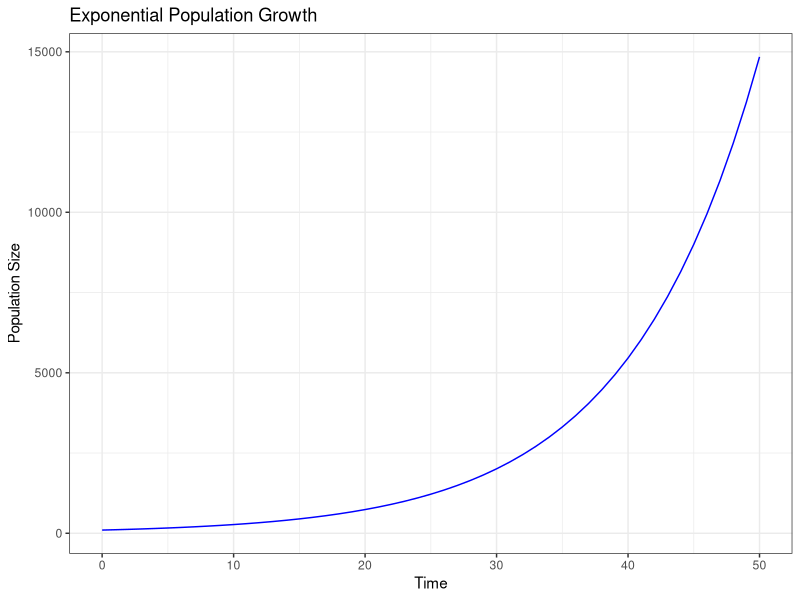
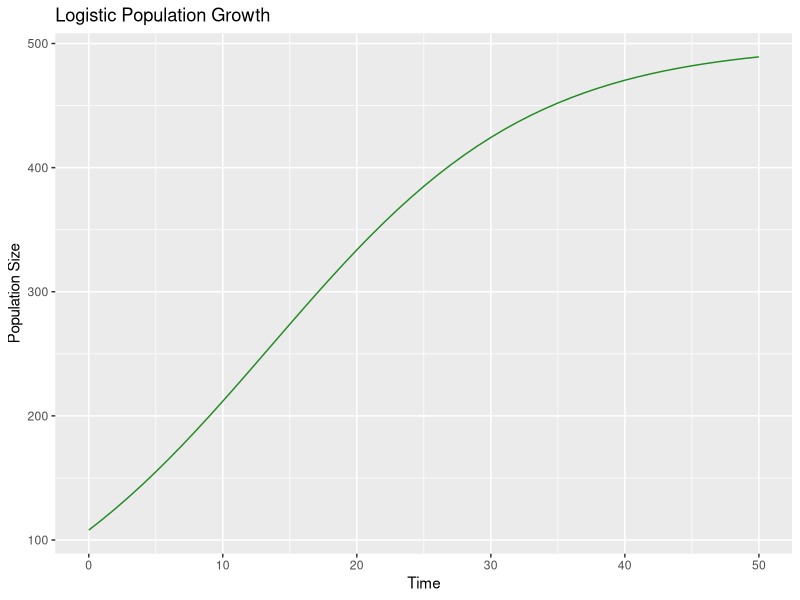
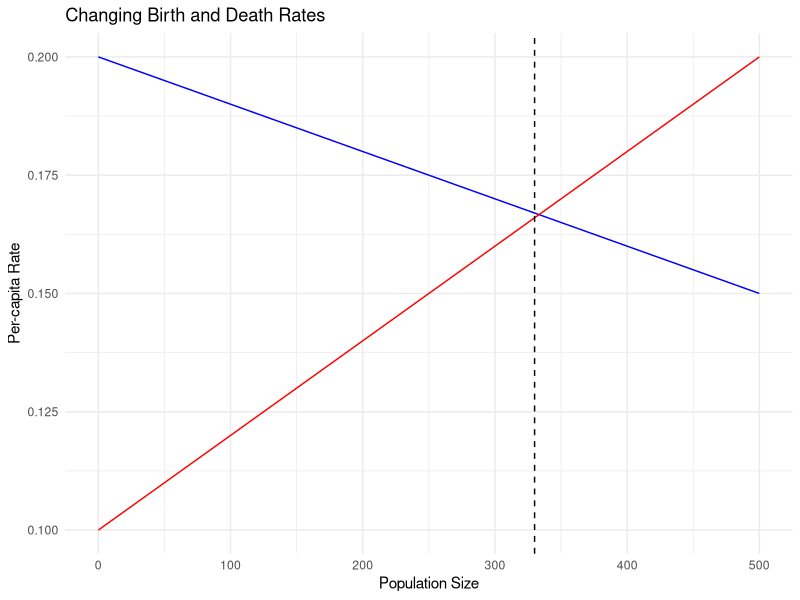
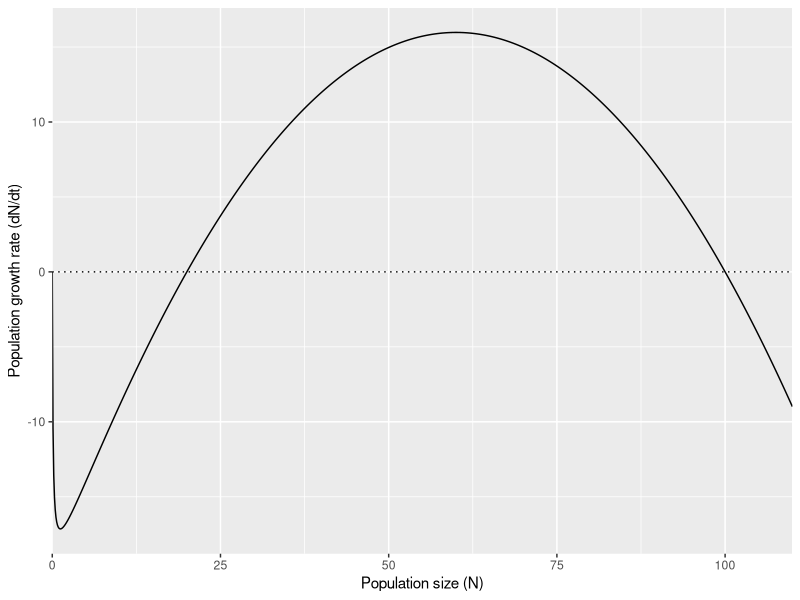
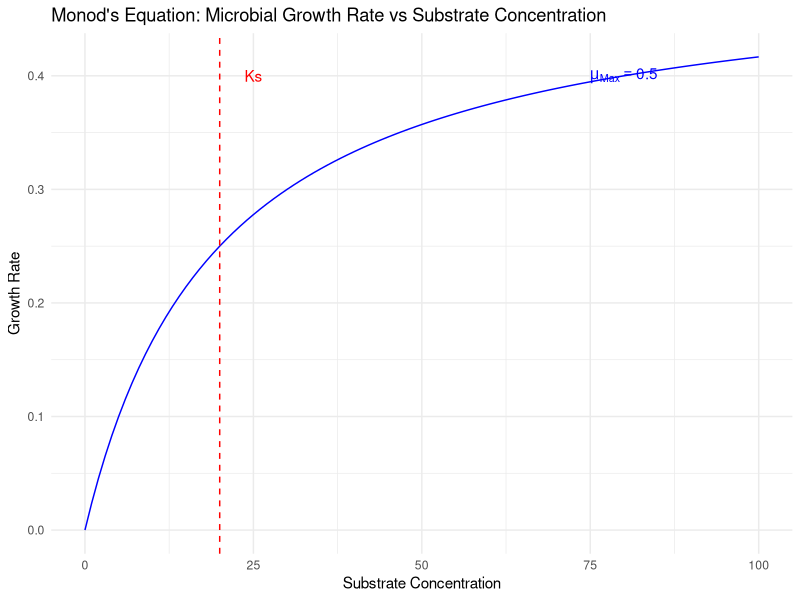

R code for these plots, in order:
## ---- chunk 1
library(ggplot2)
## ---- chunk 2
# Define parameters
N0 <- 100 # Initial population size
r <- 0.1 # Growth rate
time <- seq(0, 50, by = 1) # Time period

# Calculate population size
Nt <- N0 * exp(r * time)

# Create data frame
df <- data.frame(time, Nt)

# Plot
ggplot(df, aes(x = time, y = Nt)) +
  geom_line(color = "blue") +
  labs(title = "Exponential Population Growth",
       x = "Time",
       y = "Population Size") +
  theme_bw()
## ---- chunk 3
# Define parameters
K <- 500 # Carrying capacity

# Define logistic growth function
logistic_growth <- function(N, r, K) {
  r * N * (1 - (N / K))
}

# Simulate logistic growth
simulated_data <- data.frame(time = time)
simulated_data$Nt <- NA

N <- N0
for (i in 1:length(time)) {
  dNdt <- logistic_growth(N, r, K)
  N <- N + dNdt
  simulated_data$Nt[i] <- N
}

# Plot
ggplot(simulated_data, aes(x = time, y = Nt)) +
  geom_line(color = "forestgreen") +
  labs(title = "Logistic Population Growth",
       x = "Time",
       y = "Population Size")
## ---- chunk 4
# Define population size and parameters
population_size <- seq(0, 500, by = 10) # Population size
per_capita_birth_rate <- 0.2 - 0.0001 * population_size # Declining per-capita birth rate
per_capita_death_rate <- 0.1 + 0.0002 * population_size # Increasing per-capita death rate

# Calculate net growth rate (birth rate - death rate)
net_growth_rate <- per_capita_birth_rate - per_capita_death_rate

# Create data frame
df <- data.frame(population_size, per_capita_birth_rate, per_capita_death_rate)

# Find intersection point
intersection <- which.min(abs(per_capita_birth_rate - per_capita_death_rate))

# Calculate carrying capacity
carrying_capacity <- population_size[intersection]

# Plot
ggplot(df, aes(x = population_size)) +
  geom_line(aes(y = per_capita_birth_rate, color = "Per-capita Birth Rate")) +
  geom_line(aes(y = per_capita_death_rate, color = "Per-capita Death Rate")) +
  geom_vline(xintercept = carrying_capacity, linetype = "dashed", color = "black") +
  labs(title = "Changing Birth and Death Rates",
       x = "Population Size",
       y = "Per-capita Rate") +
  scale_color_manual(values = c("Per-capita Birth Rate" = "blue", "Per-capita Death Rate" = "red")) +
  theme_minimal() +
  theme(legend.position = "none")
## ---- chunk 5
## for simplicity, we let r=1 so we can ignore it here.
pgrA <- function(N, alpha, a, tau){ N*(1-alpha*N)*(1-(a+tau)/(N+tau)) }
myData <- data.frame( N=c(0, 110) ) # ggplot requires a data frame
p <- ggplot(data=myData, aes(x=N)) + # set the basic properties of the plot
  # in the stat_function, we indicate the parameters in our equation.
    stat_function(fun=pgrA, geom="line", n=1001,
                  args=list(alpha = 0.01, a=20, tau=.1)) + 
  labs(y="Population growth rate (dN/dt)", x="Population size (N)") + 
  #theme_classic() + 
  geom_hline(yintercept=0, lty=3)+
  scale_x_continuous(expand = c(0, 0)) 
p
## ---- chunk 6
# Define Monod's equation
monod <- function(S, mu_max, Ks) {
  mu <- mu_max * (S / (Ks + S))
  return(mu)
}
## ---- chunk 7
S <- seq(0, 100, by = 1) # Substrate concentration range

# Set parameter values
mu_max <- 0.5  # Maximum specific growth rate (per time unit)
Ks <- 20       # Half-saturation constant (substrate concentration at half the maximum growth rate)

# Calculate growth rates using Monod's equation
growth_rate <- monod(S, mu_max, Ks)

# Create dataframe for plotting
monod_data <- data.frame(S = S, Growth_Rate = growth_rate)

# Plot Monod curve
ggplot(data = monod_data, aes(x = S, y = Growth_Rate)) +
  geom_line(color = "blue") +
  labs(x = "Substrate Concentration", y = "Growth Rate", 
       title = "Monod's Equation: Microbial Growth Rate vs Substrate Concentration") +
  theme_minimal() +
  geom_vline(xintercept = Ks, linetype = "dashed", color = "red") +
  annotate("text", x = Ks + 5, y = 0.4, label = "Ks", color = "red") +
  annotate("text", x = 80, y = 0.4, label = expression(mu[Max] == 0.5), color = "blue")
